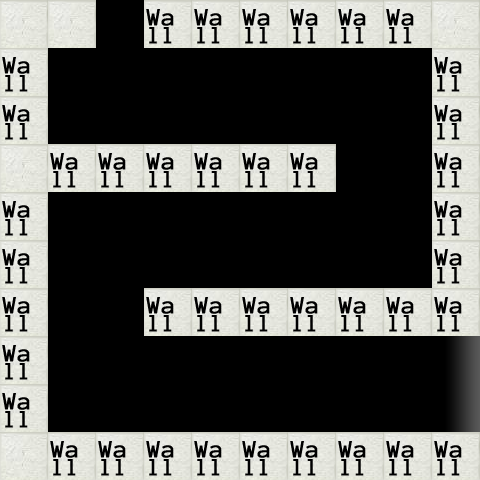

Rendered tile map (Tiled .tmx) drawn with the repository's tilesets; below, a short description and the map source with its tile grids summarised:
An orthogonal 10x10 tile map with 48x48 px tiles, 3 tile layers (Tiles, Objects, Calque 3), 2 tilesets.

<map version="1.0" orientation="orthogonal" width="10" height="10" tilewidth="48" tileheight="48">
 <tileset firstgid="1" name="standard" tilewidth="48" tileheight="48">
  <image source="img/tiles/standard.png" width="192" height="192" />
  <tile id="1">
   <properties>
    <property name="components" value="Finish" />
   </properties>
  </tile>
 </tileset>
 <tileset firstgid="17" name="objects" tilewidth="48" tileheight="48">
  <image source="img/tiles/objects.png" width="192" height="192" />
  <tile id="0">
   <properties>
    <property name="components" value="Player" />
    <property name="object" value="" />
   </properties>
  </tile>
  <tile id="1">
   <properties>
    <property name="components" value="Finish" />
    <property name="object" value="" />
   </properties>
  </tile>
  <tile id="2">
   <properties>
    <property name="components" value="Dead" />
    <property name="object" value="" />
   </properties>
  </tile>
  <tile id="3">
   <properties>
    <property name="components" value="Wall" />
    <property name="object" value="" />
   </properties>
  </tile>
  <tile id="4">
   <properties>
    <property name="components" value="CellNormal" />
   </properties>
  </tile>
  <tile id="8">
   <properties>
    <property name="components" value="CellNormal" />
    <property name="object" value="" />
   </properties>
  </tile>
 </tileset>
 <layer name="Tiles" width="10" height="10">
  <data>[100 cells, 0 non-empty, 0 distinct tile ids]</data>
 </layer>
 <layer name="Objects" width="10" height="10">
  <data>[100 cells, 47 non-empty, 2 distinct tile ids]</data>
 </layer>
 <layer name="Calque 3" width="10" height="10">
  <data>[100 cells, 41 non-empty, 2 distinct tile ids]</data>
 </layer>
</map>
